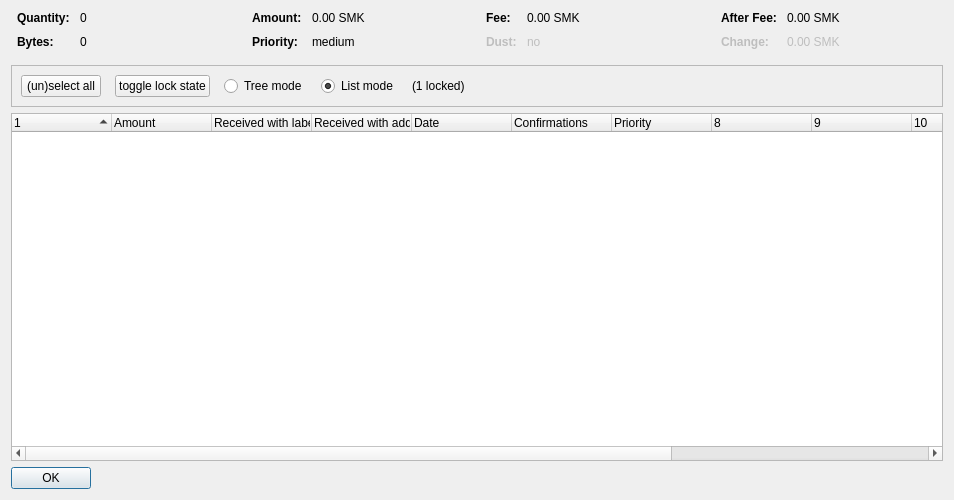
<?xml version="1.0" encoding="UTF-8"?>
<ui version="4.0">
 <class>CoinControlDialog</class>
 <widget class="QDialog" name="CoinControlDialog">
  <property name="geometry">
   <rect>
    <x>0</x>
    <y>0</y>
    <width>954</width>
    <height>500</height>
   </rect>
  </property>
  <property name="windowTitle">
   <string>Coin Selection</string>
  </property>
  <layout class="QVBoxLayout" name="verticalLayout">
   <item>
    <layout class="QHBoxLayout" name="horizontalLayoutTop" stretch="0,0,0,0">
     <property name="topMargin">
      <number>0</number>
     </property>
     <property name="bottomMargin">
      <number>10</number>
     </property>
     <item>
      <layout class="QFormLayout" name="formLayoutCoinControl1">
       <property name="horizontalSpacing">
        <number>10</number>
       </property>
       <property name="verticalSpacing">
        <number>10</number>
       </property>
       <property name="leftMargin">
        <number>6</number>
       </property>
       <property name="rightMargin">
        <number>6</number>
       </property>
       <item row="0" column="0">
        <widget class="QLabel" name="labelCoinControlQuantityText">
         <property name="font">
          <font>
           <weight>75</weight>
           <bold>true</bold>
          </font>
         </property>
         <property name="text">
          <string>Quantity:</string>
         </property>
        </widget>
       </item>
       <item row="0" column="1">
        <widget class="QLabel" name="labelCoinControlQuantity">
         <property name="cursor">
          <cursorShape>IBeamCursor</cursorShape>
         </property>
         <property name="contextMenuPolicy">
          <enum>Qt::ActionsContextMenu</enum>
         </property>
         <property name="text">
          <string notr="true">0</string>
         </property>
         <property name="textInteractionFlags">
          <set>Qt::LinksAccessibleByMouse|Qt::TextSelectableByKeyboard|Qt::TextSelectableByMouse</set>
         </property>
        </widget>
       </item>
       <item row="1" column="0">
        <widget class="QLabel" name="labelCoinControlBytesText">
         <property name="font">
          <font>
           <weight>75</weight>
           <bold>true</bold>
          </font>
         </property>
         <property name="text">
          <string>Bytes:</string>
         </property>
        </widget>
       </item>
       <item row="1" column="1">
        <widget class="QLabel" name="labelCoinControlBytes">
         <property name="cursor">
          <cursorShape>IBeamCursor</cursorShape>
         </property>
         <property name="contextMenuPolicy">
          <enum>Qt::ActionsContextMenu</enum>
         </property>
         <property name="text">
          <string notr="true">0</string>
         </property>
         <property name="textInteractionFlags">
          <set>Qt::LinksAccessibleByMouse|Qt::TextSelectableByKeyboard|Qt::TextSelectableByMouse</set>
         </property>
        </widget>
       </item>
      </layout>
     </item>
     <item>
      <layout class="QFormLayout" name="formLayoutCoinControl2">
       <property name="horizontalSpacing">
        <number>10</number>
       </property>
       <property name="verticalSpacing">
        <number>10</number>
       </property>
       <property name="leftMargin">
        <number>6</number>
       </property>
       <property name="rightMargin">
        <number>6</number>
       </property>
       <item row="0" column="0">
        <widget class="QLabel" name="labelCoinControlAmountText">
         <property name="font">
          <font>
           <weight>75</weight>
           <bold>true</bold>
          </font>
         </property>
         <property name="text">
          <string>Amount:</string>
         </property>
        </widget>
       </item>
       <item row="0" column="1">
        <widget class="QLabel" name="labelCoinControlAmount">
         <property name="cursor">
          <cursorShape>IBeamCursor</cursorShape>
         </property>
         <property name="contextMenuPolicy">
          <enum>Qt::ActionsContextMenu</enum>
         </property>
         <property name="text">
          <string notr="true">0.00 SMK</string>
         </property>
         <property name="textInteractionFlags">
          <set>Qt::LinksAccessibleByMouse|Qt::TextSelectableByKeyboard|Qt::TextSelectableByMouse</set>
         </property>
        </widget>
       </item>
       <item row="1" column="0">
        <widget class="QLabel" name="labelCoinControlPriorityText">
         <property name="font">
          <font>
           <weight>75</weight>
           <bold>true</bold>
          </font>
         </property>
         <property name="text">
          <string>Priority:</string>
         </property>
        </widget>
       </item>
       <item row="1" column="1">
        <widget class="QLabel" name="labelCoinControlPriority">
         <property name="cursor">
          <cursorShape>IBeamCursor</cursorShape>
         </property>
         <property name="contextMenuPolicy">
          <enum>Qt::ActionsContextMenu</enum>
         </property>
         <property name="text">
          <string>medium</string>
         </property>
         <property name="textInteractionFlags">
          <set>Qt::LinksAccessibleByMouse|Qt::TextSelectableByKeyboard|Qt::TextSelectableByMouse</set>
         </property>
        </widget>
       </item>
      </layout>
     </item>
     <item>
      <layout class="QFormLayout" name="formLayoutCoinControl3">
       <property name="horizontalSpacing">
        <number>10</number>
       </property>
       <property name="verticalSpacing">
        <number>10</number>
       </property>
       <property name="leftMargin">
        <number>6</number>
       </property>
       <property name="rightMargin">
        <number>6</number>
       </property>
       <item row="0" column="0">
        <widget class="QLabel" name="labelCoinControlFeeText">
         <property name="font">
          <font>
           <weight>75</weight>
           <bold>true</bold>
          </font>
         </property>
         <property name="text">
          <string>Fee:</string>
         </property>
        </widget>
       </item>
       <item row="0" column="1">
        <widget class="QLabel" name="labelCoinControlFee">
         <property name="cursor">
          <cursorShape>IBeamCursor</cursorShape>
         </property>
         <property name="contextMenuPolicy">
          <enum>Qt::ActionsContextMenu</enum>
         </property>
         <property name="text">
          <string notr="true">0.00 SMK</string>
         </property>
         <property name="textInteractionFlags">
          <set>Qt::LinksAccessibleByMouse|Qt::TextSelectableByKeyboard|Qt::TextSelectableByMouse</set>
         </property>
        </widget>
       </item>
       <item row="1" column="0">
        <widget class="QLabel" name="labelCoinControlLowOutputText">
         <property name="enabled">
          <bool>false</bool>
         </property>
         <property name="font">
          <font>
           <weight>75</weight>
           <bold>true</bold>
          </font>
         </property>
         <property name="text">
          <string>Dust:</string>
         </property>
        </widget>
       </item>
       <item row="1" column="1">
        <widget class="QLabel" name="labelCoinControlLowOutput">
         <property name="enabled">
          <bool>false</bool>
         </property>
         <property name="cursor">
          <cursorShape>IBeamCursor</cursorShape>
         </property>
         <property name="contextMenuPolicy">
          <enum>Qt::ActionsContextMenu</enum>
         </property>
         <property name="text">
          <string>no</string>
         </property>
         <property name="textInteractionFlags">
          <set>Qt::LinksAccessibleByMouse|Qt::TextSelectableByKeyboard|Qt::TextSelectableByMouse</set>
         </property>
        </widget>
       </item>
      </layout>
     </item>
     <item>
      <layout class="QFormLayout" name="formLayoutCoinControl4">
       <property name="horizontalSpacing">
        <number>10</number>
       </property>
       <property name="verticalSpacing">
        <number>10</number>
       </property>
       <property name="leftMargin">
        <number>6</number>
       </property>
       <property name="rightMargin">
        <number>6</number>
       </property>
       <item row="0" column="0">
        <widget class="QLabel" name="labelCoinControlAfterFeeText">
         <property name="font">
          <font>
           <weight>75</weight>
           <bold>true</bold>
          </font>
         </property>
         <property name="text">
          <string>After Fee:</string>
         </property>
        </widget>
       </item>
       <item row="0" column="1">
        <widget class="QLabel" name="labelCoinControlAfterFee">
         <property name="cursor">
          <cursorShape>IBeamCursor</cursorShape>
         </property>
         <property name="contextMenuPolicy">
          <enum>Qt::ActionsContextMenu</enum>
         </property>
         <property name="text">
          <string notr="true">0.00 SMK</string>
         </property>
         <property name="textInteractionFlags">
          <set>Qt::LinksAccessibleByMouse|Qt::TextSelectableByKeyboard|Qt::TextSelectableByMouse</set>
         </property>
        </widget>
       </item>
       <item row="1" column="0">
        <widget class="QLabel" name="labelCoinControlChangeText">
         <property name="enabled">
          <bool>false</bool>
         </property>
         <property name="font">
          <font>
           <weight>75</weight>
           <bold>true</bold>
          </font>
         </property>
         <property name="text">
          <string>Change:</string>
         </property>
        </widget>
       </item>
       <item row="1" column="1">
        <widget class="QLabel" name="labelCoinControlChange">
         <property name="enabled">
          <bool>false</bool>
         </property>
         <property name="cursor">
          <cursorShape>IBeamCursor</cursorShape>
         </property>
         <property name="contextMenuPolicy">
          <enum>Qt::ActionsContextMenu</enum>
         </property>
         <property name="text">
          <string notr="true">0.00 SMK</string>
         </property>
         <property name="textInteractionFlags">
          <set>Qt::LinksAccessibleByMouse|Qt::TextSelectableByKeyboard|Qt::TextSelectableByMouse</set>
         </property>
        </widget>
       </item>
      </layout>
     </item>
    </layout>
   </item>
   <item>
    <widget class="QFrame" name="frame">
     <property name="minimumSize">
      <size>
       <width>0</width>
       <height>40</height>
      </size>
     </property>
     <property name="frameShape">
      <enum>QFrame::StyledPanel</enum>
     </property>
     <property name="frameShadow">
      <enum>QFrame::Sunken</enum>
     </property>
     <layout class="QHBoxLayout" name="horizontalLayout">
      <item>
       <layout class="QHBoxLayout" name="horizontalLayoutPanel" stretch="0,0,0,0,0,0">
        <property name="spacing">
         <number>14</number>
        </property>
        <item>
         <widget class="QPushButton" name="pushButtonSelectAll">
          <property name="sizePolicy">
           <sizepolicy hsizetype="Maximum" vsizetype="Fixed">
            <horstretch>0</horstretch>
            <verstretch>0</verstretch>
           </sizepolicy>
          </property>
          <property name="text">
           <string>(un)select all</string>
          </property>
          <property name="autoDefault">
           <bool>false</bool>
          </property>
         </widget>
        </item>
        <item>
         <widget class="QPushButton" name="pushButtonToggleLock">
          <property name="sizePolicy">
           <sizepolicy hsizetype="Maximum" vsizetype="Fixed">
            <horstretch>0</horstretch>
            <verstretch>0</verstretch>
           </sizepolicy>
          </property>
          <property name="text">
           <string>toggle lock state</string>
          </property>
          <property name="autoDefault">
           <bool>false</bool>
          </property>
         </widget>
        </item>
        <item>
         <widget class="QRadioButton" name="radioTreeMode">
          <property name="sizePolicy">
           <sizepolicy hsizetype="Maximum" vsizetype="Fixed">
            <horstretch>0</horstretch>
            <verstretch>0</verstretch>
           </sizepolicy>
          </property>
          <property name="text">
           <string>Tree mode</string>
          </property>
         </widget>
        </item>
        <item>
         <widget class="QRadioButton" name="radioListMode">
          <property name="sizePolicy">
           <sizepolicy hsizetype="Maximum" vsizetype="Fixed">
            <horstretch>0</horstretch>
            <verstretch>0</verstretch>
           </sizepolicy>
          </property>
          <property name="text">
           <string>List mode</string>
          </property>
          <property name="checked">
           <bool>true</bool>
          </property>
         </widget>
        </item>
        <item>
         <widget class="QLabel" name="labelLocked">
          <property name="text">
           <string>(1 locked)</string>
          </property>
         </widget>
        </item>
        <item>
         <spacer name="horizontalSpacer">
          <property name="orientation">
           <enum>Qt::Horizontal</enum>
          </property>
          <property name="sizeHint" stdset="0">
           <size>
            <width>40</width>
            <height>20</height>
           </size>
          </property>
         </spacer>
        </item>
       </layout>
      </item>
     </layout>
    </widget>
   </item>
   <item>
    <widget class="CoinControlTreeWidget" name="treeWidget">
     <property name="contextMenuPolicy">
      <enum>Qt::CustomContextMenu</enum>
     </property>
     <property name="sortingEnabled">
      <bool>false</bool>
     </property>
     <property name="columnCount">
      <number>13</number>
     </property>
     <attribute name="headerShowSortIndicator" stdset="0">
      <bool>true</bool>
     </attribute>
     <attribute name="headerStretchLastSection">
      <bool>false</bool>
     </attribute>
     <column>
      <property name="text">
       <string/>
      </property>
     </column>
     <column>
      <property name="text">
       <string>Amount</string>
      </property>
     </column>
     <column>
      <property name="text">
       <string>Received with label</string>
      </property>
     </column>
     <column>
      <property name="text">
       <string>Received with address</string>
      </property>
     </column>
     <column>
      <property name="text">
       <string>Date</string>
      </property>
     </column>
     <column>
      <property name="text">
       <string>Confirmations</string>
      </property>
      <property name="toolTip">
       <string>Confirmed</string>
      </property>
     </column>
     <column>
      <property name="text">
       <string>Priority</string>
      </property>
     </column>
     <column>
      <property name="text">
       <string/>
      </property>
     </column>
     <column>
      <property name="text">
       <string/>
      </property>
     </column>
     <column>
      <property name="text">
       <string/>
      </property>
     </column>
     <column>
      <property name="text">
       <string/>
      </property>
     </column>
     <column>
      <property name="text">
       <string/>
      </property>
     </column>
    </widget>
   </item>
   <item>
    <widget class="QDialogButtonBox" name="buttonBox">
     <property name="sizePolicy">
      <sizepolicy hsizetype="Maximum" vsizetype="Fixed">
       <horstretch>0</horstretch>
       <verstretch>0</verstretch>
      </sizepolicy>
     </property>
     <property name="orientation">
      <enum>Qt::Horizontal</enum>
     </property>
     <property name="standardButtons">
      <set>QDialogButtonBox::Ok</set>
     </property>
    </widget>
   </item>
  </layout>
 </widget>
 <customwidgets>
  <customwidget>
   <class>CoinControlTreeWidget</class>
   <extends>QTreeWidget</extends>
   <header>coincontroltreewidget.h</header>
  </customwidget>
 </customwidgets>
 <resources/>
 <connections/>
</ui>
